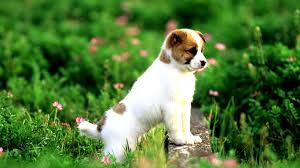
#> input picture Deep Blue/test images/test.jfif, 300 x 168 px, found by its file name
$ jupyter execute Untitled.ipynb   (older library calls are emulated)
#> lines starting #> are read from the running program, lines starting #| are printed output that depends on the picture; after the words box and inside, x2 and y2 are one past the last pixel; in counts of white or black regions, pixels touching at a corner belong together
[cell 1]
import cv2
import numpy as np

## (1) Read
img = cv2.imread("test.jfif")
#> img is the input picture: shape (168, 300, 3); mean B, G, R 57.6, 120.4, 81.3
gray = cv2.cvtColor(img, cv2.COLOR_BGR2GRAY)
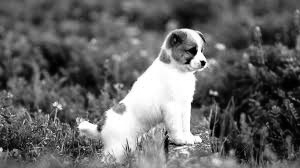
#> gray: shape (168, 300); min 0, max 255, mean 101.5

## (2) Threshold
th, threshed = cv2.threshold(gray, 127, 255, cv2.THRESH_BINARY_INV|cv2.THRESH_OTSU)
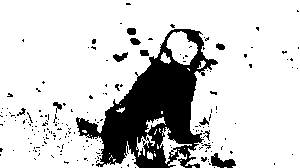
#> threshed: shape (168, 300); 81.3% white; 189 black regions (177 under 20 px)
#> th = 143

## (3) Find the min-area contour
_, cnts, _ = cv2.findContours(threshed, cv2.RETR_TREE, cv2.CHAIN_APPROX_SIMPLE)
#> cnts = 264 contours, 239 with area under 20; largest, box (x1, y1, x2, y2) and area: (0, 0, 300, 168) 39596, (166, 31, 198, 65) 654, (160, 127, 192, 164) 238, (136, 134, 155, 157) 110, (112, 51, 129, 63) 100
cnts = sorted(cnts, key=cv2.contourArea)
for cnt in cnts:
    if cv2.contourArea(cnt) > 100:
        break
#> this loop made 261 passes
#> cnt on passes 1, 3, 4: [[224, 167], [226, 167]], [[109, 153]], [[154, 151]]

## (4) Create mask and do bitwise-op
mask = np.zeros(img.shape[:2],np.uint8)
cv2.drawContours(mask, [cnt],-1, 255, -1)
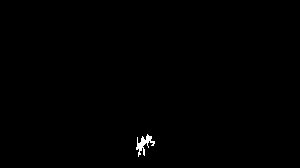
#> mask: shape (168, 300); 0.33% white; 1 white region, box (x1, y1, x2, y2) and area: (136, 134, 155, 157) 168
dst = cv2.bitwise_and(img, img, mask=mask)

## Save it
cv2.imwrite("dst.png", dst)
cv2.imshow('output',dst)
